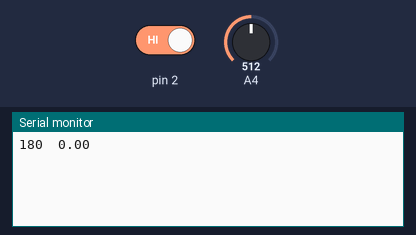
Recording of a sketch running on a simulated Arduino Uno, built with avr-gcc and run on an emulated ATmega328P. Parts: the last lines printed to the serial monitor. Inputs (shaded band) come from the test bench; at power-on: A4 = 512, pin 2 HIGH.

Above: at 1.8 s.
1.9 s: A4 set to 350
At 2.8 s:
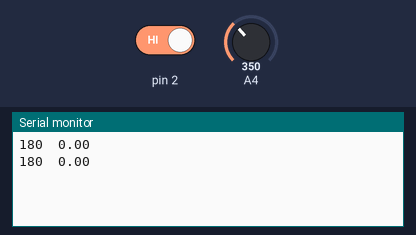
3.4 s: pin 2 driven LOW
At 4.4 s:
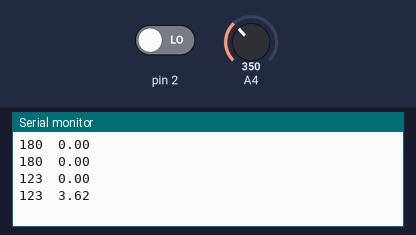
4.9 s: A4 set to 370
At 5.8 s:
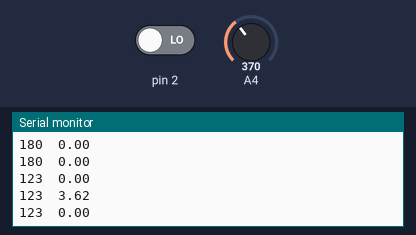
Timing chart, 0 to 7.9 s (numbered marks = the images above; inputs shaded):
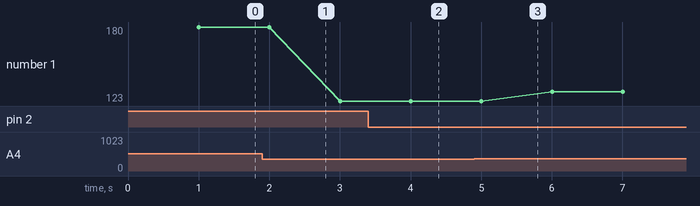

The sketch:

windFull.ino
```cpp
#include <math.h>

volatile unsigned long Rotations;
volatile unsigned long ContactBounceTime;

float WindSpeed;
int VaneValue;
int Direction;
int CalDirection;

#define Offset 0;

void setup() {
  Serial.begin(9600);
  pinMode(2, INPUT);
  attachInterrupt(digitalPinToInterrupt(2), isr_rotation, FALLING);

  Serial.flush();
}

void loop() {
  //Direction
  VaneValue = analogRead(A4);
  Direction = map(VaneValue, 0, 1023, 0, 360);
  CalDirection = Direction + Offset;

  if (CalDirection > 360)
    CalDirection = CalDirection - 360;

  if (CalDirection < 0)
    CalDirection = CalDirection + 360;

  //Speed
  Rotations = 0;

  sei();
  delay(1000);
  cli();

  WindSpeed = (3.621024/1) * Rotations;

  Serial.print(CalDirection);
  Serial.print("\t");
  Serial.println(WindSpeed);
}

void isr_rotation() {
  if ((millis() - ContactBounceTime) > 15) {
    Rotations++;
    ContactBounceTime = millis();
  }
}
```

Measured:
- after the input at 3.4 s, the serial monitor: prints a new line after 0.60 s (image 2)
- plotted number 1: 180 → 123 after the input at 1.9 s, 123 → 130 after the input at 4.9 s
